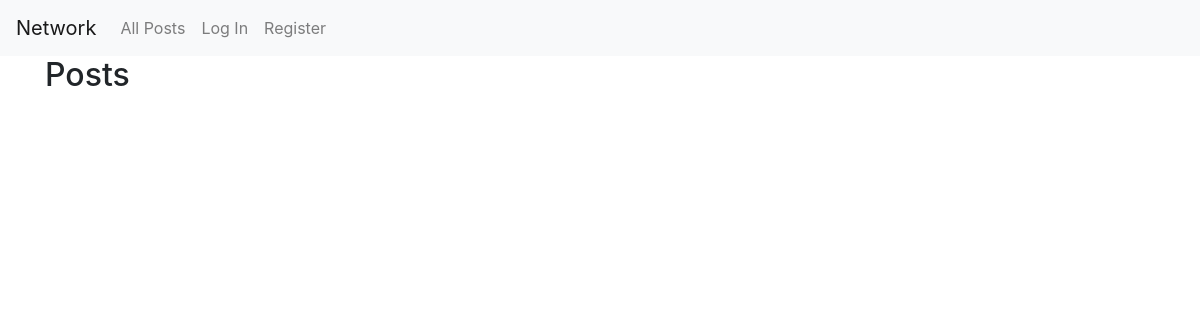
Before: / with the older database file.
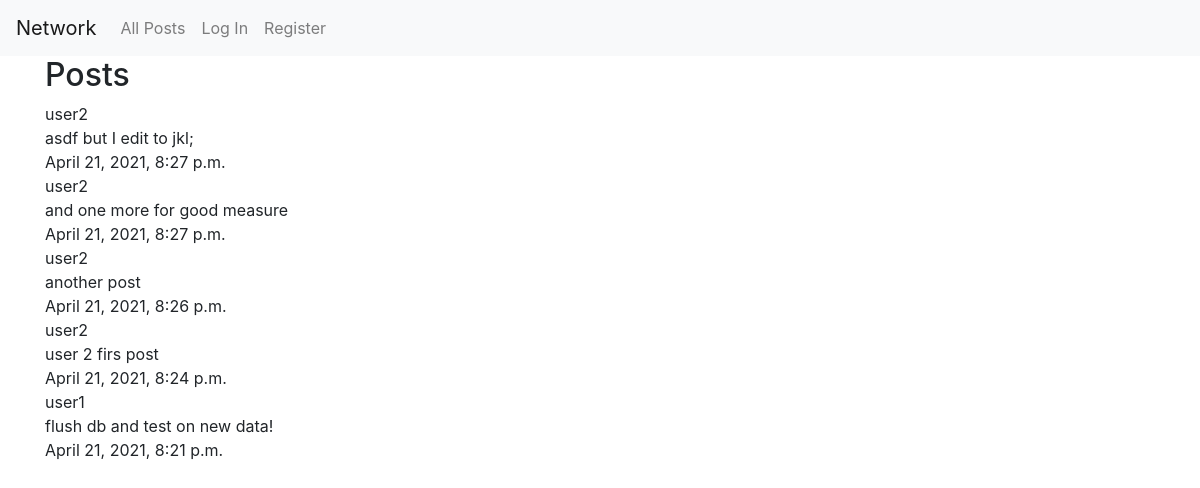
After: the same page with the newer database file.
### network/models.py (models this page shows, shortened)
class Post(models.Model):
    user = models.ForeignKey(User, on_delete=models.CASCADE)
    post = models.CharField(max_length=500, null=True, blank=True)
    timestamp = models.DateTimeField(auto_now_add=True)
    like = models.ManyToManyField(
        User,  blank=True, related_name="liked_user")

class User(AbstractUser):
    pass

### network/views.py (the view)
# urls.py: path("", views.index, name="index"),
def index(request):
    posts = Post.objects.all().order_by('-timestamp')
    paginator = Paginator(posts, 10)
    if request.GET.get("page") != None:
        try:
            posts = paginator.page(request.GET.get("page"))
        except:
            posts = paginator.page(1)
    else:
        posts = paginator.page(1)
    return render(request, 'network/index.html', {'posts': posts})

### network/templates/network/index.html
{% extends "network/layout.html" %}
{% block body %}
<h2>Posts</h2>
{% for post in posts %}
<div class="post">
    <div class="post-author">{{post.user.username}}</div>
    <div class="post-content">{{post.post}}</div>
    <div class="post-timestamp">{{post.timestamp}}</div>
</div>
{% endfor %}
{% endblock %}

Changed rows visible on the page:
added Post: user.username "user2", post "asdf but I edit to jkl;", timestamp "April 21, 2021, 8:27 p.m."
added Post: user.username "user2", post "and one more for good measure", timestamp "April 21, 2021, 8:27 p.m."
added Post: user.username "user2", post "another post", timestamp "April 21, 2021, 8:26 p.m."
added Post: user.username "user2", post "user 2 firs post", timestamp "April 21, 2021, 8:24 p.m."
added Post: user.username "user1", post "flush db and test on new data!", timestamp "April 21, 2021, 8:21 p.m."
